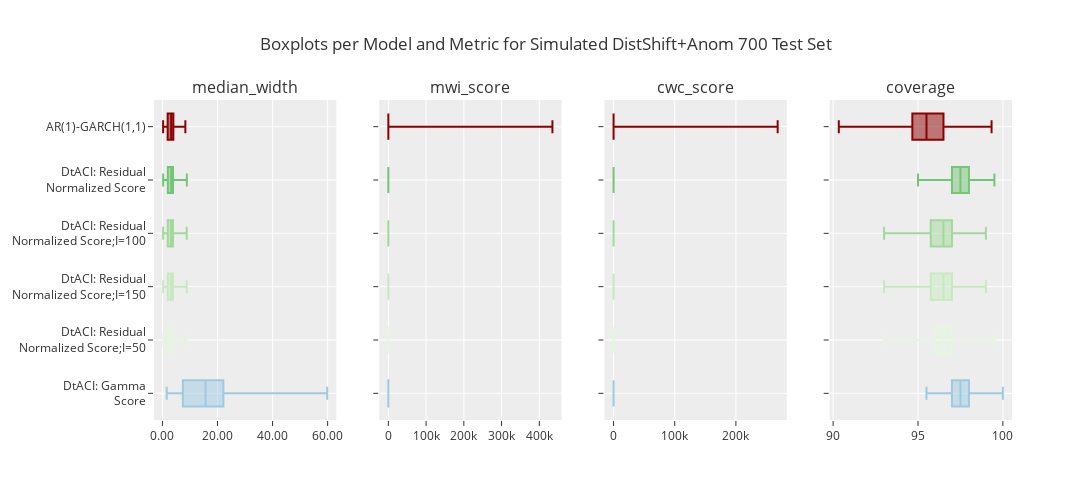

Notebook cell for this chart:
### Code cell
create_boxplots("Simulated DistShift+Anom 700")
